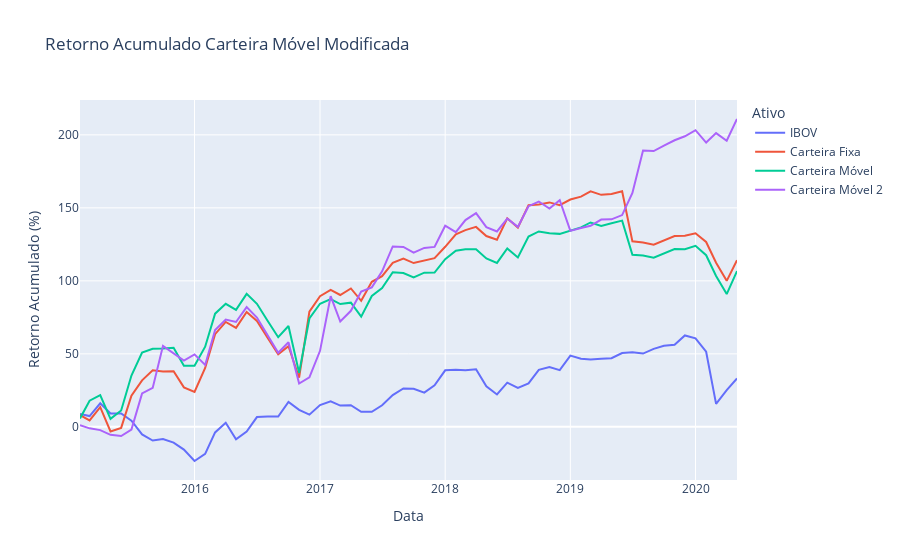

Notebook source saved alongside this figure:
### Code cell
fig_m_acum = px.line(df_plot_acum_3,
             title="Retorno Acumulado Carteira Móvel Modificada",
             labels={
                 "variable": "Ativo",  "value": "Retorno Acumulado (%)"
             })
# fig.update_xaxes(rangeslider_visible=True)
fig_m_acum.show()
